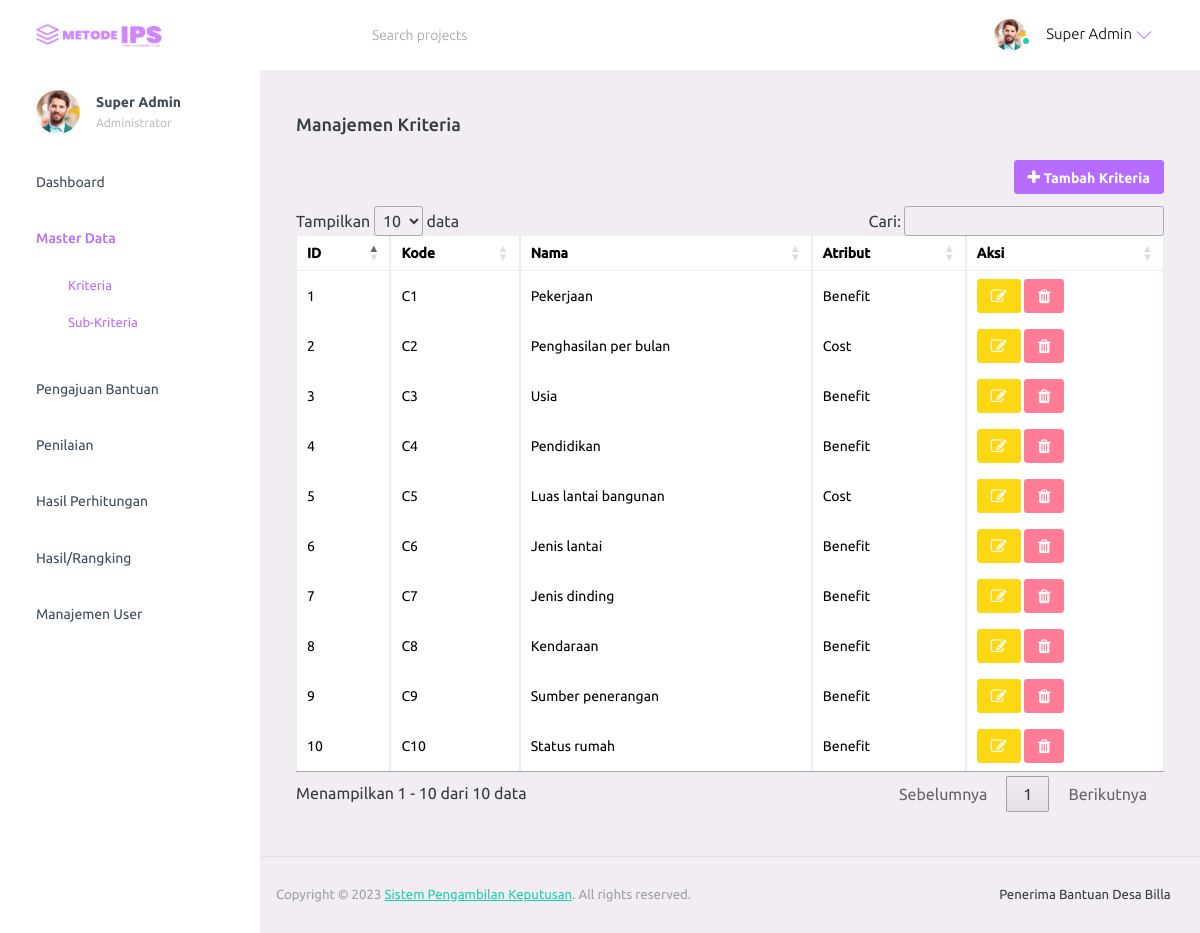
The page /kriteria.php (signed in) on the database its author committed.
### tables this page shows
CREATE TABLE IF NOT EXISTS `kriteria` (
  `id_kriteria` int NOT NULL AUTO_INCREMENT,
  `kode_kriteria` varchar(10) NOT NULL,
  `nama_kriteria` varchar(100) NOT NULL,
  `atribut` enum('Benefit','Cost') NOT NULL,
  PRIMARY KEY (`id_kriteria`)
);

### kriteria.php (the view, shortened to what this page needs)
<?php
require_once 'db.php';
$result = mysqli_query($conn, "SELECT * FROM kriteria");
?>
<?php include('header.php'); ?>
<link rel="stylesheet" href="https://cdn.datatables.net/1.13.6/css/jquery.dataTables.min.css" />
<div class="main-panel">
    <div class="content-wrapper">
        <div class="page-header">
            <h3 class="page-title">Manajemen Kriteria</h3>
        </div>
        <div class="d-flex justify-content-end mb-2">
            <label for="modal-tambah" class="btn btn-primary btn-sm mb-1" style="cursor:pointer;">
                <i class="fa fa-plus"></i> Tambah Kriteria
            </label>
        </div>
        <table id="kriteriaTable" class="table table-bordered">
            <thead>
                <tr>
                    <th>ID</th>
                    <th>Kode</th>
                    <th>Nama</th>
                    <th>Atribut</th>
                    <th>Aksi</th>
                </tr>
            </thead>
            <tbody>
                <?php while ($row = mysqli_fetch_assoc($result)): ?>
                    <tr>
                        <td><?= $row['id_kriteria'] ?></td>
                        <td><?= htmlspecialchars($row['kode_kriteria']) ?></td>
                        <td><?= htmlspecialchars($row['nama_kriteria']) ?></td>
                        <td><?= htmlspecialchars($row['atribut']) ?></td>
                        <td>
                            <label for="modal-edit" class="btn btn-warning btn-sm open-edit" style="cursor:pointer;"
                                data-id="<?= $row['id_kriteria'] ?>"
                                data-kode="<?= htmlspecialchars($row['kode_kriteria'], ENT_QUOTES) ?>"
                                data-nama="<?= htmlspecialchars($row['nama_kriteria'], ENT_QUOTES) ?>"
                                data-atribut="<?= $row['atribut'] ?>">
                                <i class="fa fa-edit"></i>
                            </label>
                            <button class="btn btn-danger btn-sm btn-delete" data-id="<?= $row['id_kriteria'] ?>">
                                <i class="fa fa-trash"></i>
                            </button>
                        </td>
                    </tr>
                <?php endwhile; ?>
            </tbody>
        </table>
    </div>
    <?php include('footer.php'); ?>

### rows shown on the page
kriteria: id_kriteria "1", kode_kriteria "C1", nama_kriteria "Pekerjaan", atribut "Benefit"
kriteria: id_kriteria "2", kode_kriteria "C2", nama_kriteria "Penghasilan per bulan", atribut "Cost"
kriteria: id_kriteria "3", kode_kriteria "C3", nama_kriteria "Usia", atribut "Benefit"
kriteria: id_kriteria "4", kode_kriteria "C4", nama_kriteria "Pendidikan", atribut "Benefit"
kriteria: id_kriteria "5", kode_kriteria "C5", nama_kriteria "Luas lantai bangunan", atribut "Cost"
kriteria: id_kriteria "6", kode_kriteria "C6", nama_kriteria "Jenis lantai", atribut "Benefit"
kriteria: id_kriteria "7", kode_kriteria "C7", nama_kriteria "Jenis dinding", atribut "Benefit"
kriteria: id_kriteria "8", kode_kriteria "C8", nama_kriteria "Kendaraan", atribut "Benefit"
kriteria: id_kriteria "9", kode_kriteria "C9", nama_kriteria "Sumber penerangan", atribut "Benefit"
kriteria: id_kriteria "10", kode_kriteria "C10", nama_kriteria "Status rumah", atribut "Benefit"

### other values the page prints
$username "Super Admin"
